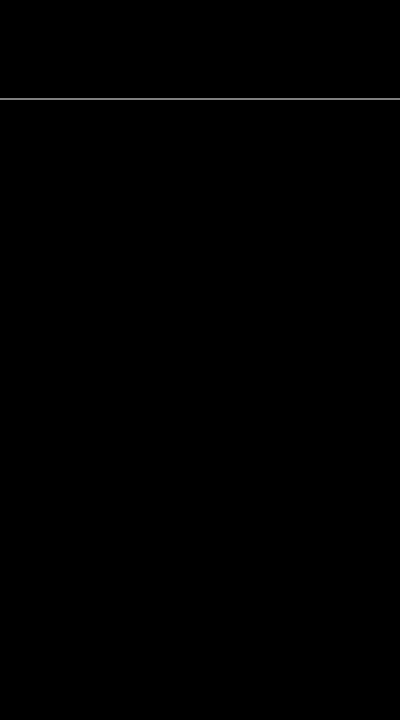
Frame 1 (no input)
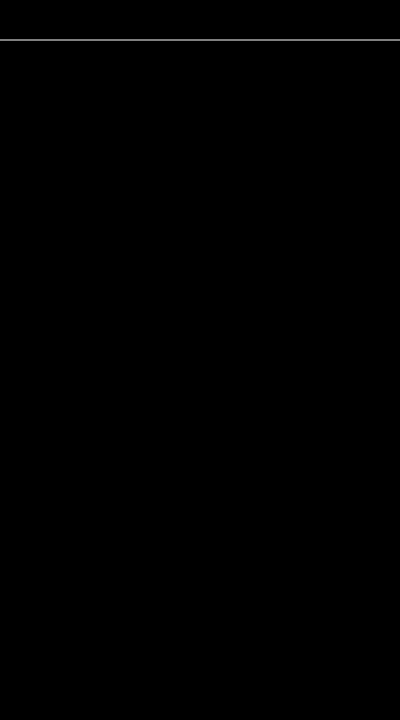
Frame 60 (no input)
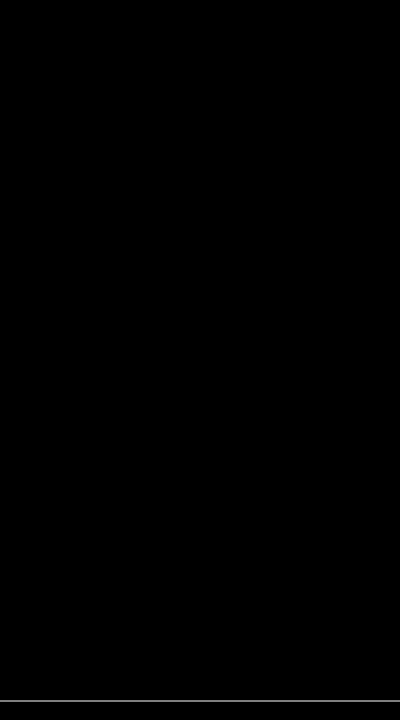
Frame 120 (the mouse pressed at the canvas centre since frame 60)

The p5.js sketch that drew these frames (run headless with seeded random() and noise() and a simulated clock; from frame 60 on, the mouse is pressed at the canvas centre):

// p5.js sketch
// ── sketch.js
var y = 100;

// The statements in the setup() function 
// execute once when the program begins
function setup() {
	// createCanvas must be the first statement
  createCanvas(400, 720);  
  stroke(255);     // Set line drawing color to white
  frameRate(30);
}
// The statements in draw() are executed until the 
// program is stopped. Each statement is executed in 
// sequence and after the last line is read, the first 
// line is executed again.
function draw() { 
  background(0);   // Set the background to black
  y = y - 1; 
  if (y < 0) { 
    y = height; 
  } 
  line(0, y, width, y);  
} 
// ── arkanoid.css
body{
    background-color: lightslategray;
}
#game
{
    margin: auto;
    width: 800px;

}
// ── arkanoid.js
function Paddle(x, y, width, height, color) {
    this.x = x;
	this.y = y;
	this.width = width;
	this.height = height;
	this.color = color;
};


function Ball(x, y, dx, dy, radius, speed, color) {
    this.x = x;
    this.y = y;
    this.dx = dx;
    this.dy = dy;
	this.radius = radius;
	this.speed = speed;
	this.color = color;
}

var BricksTypes = {
	DEFAULT : 1,
	ICE : 1,
	WOOD : 2,
	STONE : 3,
	IRON : 4,
	STEEL : 5
};

var BrickColors = {
	DEFAULT : "#70a1ff",
	ICE : "#70a1ff",
	WOOD : "#F79F1F",
	STONE : "#dcdde1",
	IRON : "#95afc0",
	STEEL : "#535c68"
};


function Brick(x, y, width, height, type) {
    this.x = x;
	this.y = y;
	this.width = width;
	this.height = height;
	this.lifes = type;
	this.color; 
	this.UpdateColor = function(){
		switch(this.lifes)
		{
			case 1: this.color=BrickColors.ICE;
				break;
			case 2: this.color=BrickColors.WOOD;
				break;
			case 3: this.color=BrickColors.STONE;
				break;
			case 4: this.color=BrickColors.IRON;
				break;
			case 5: this.color=BrickColors.STEEL;
				break;
			default: this.color=BrickColors.ICE;
				break;
		};
	};
	
    
    //czy punkt x y jest w danym bloku
    this.isPointInRect = function(x, y) {
		var xMin = this.x;
		var xMax = this.x + this.width;

		var yMin = this.y;
		var yMax = this.y + this.height;

		if(x<=xMax && x>=xMin)
		{
			if(y<=yMax && y>=yMin)
			{
				return true;
			}
		}
		return false;
	}
}

//zapelnij tablice blokami
function Bricks(hor_num, vert_num, brick_width, brick_height) {
	var bricks = new Array();
	for (var i = 0; i < vert_num; i++) {
		bricks[i] = new Array();
		for (var j = 0; j < hor_num; j++) {
			bricks[i][j] = new Brick(j * brick_width, i * brick_height, brick_width, brick_height, BricksTypes.WOOD);
			bricks[i][j].UpdateColor();
		}
	}
	return bricks;
}

//-----------------------------------------------------------------------------------------------------------
// Arkanoid Game class
//-----------------------------------------------------------------------------------------------------------
function ArkanoidGame() {


	this.timescale = 1.8;
	var PADDLE_WIDTH = 60;
	var PADDLE_HEIGHT = 10;
	var PADDLE_SPEED = 3;
	var PADDLE_COLOR = "#e67e22";
	var BALL_RADIUS = 5;
	var BALL_DEFAULT_SPEED = 3;
	var BALL_MAX_SPEED = 6;
	var BALL_COLOR = "#f1f2f6";
	var BRICK_WIDTH = 80;
	var BRICK_HEIGHT = 35;
	var BRICK_SCORE = 100;
	var width = 400, height = 720;

	this.level = 1;
	this.lifes = 3;
	this.score = 0;
	this.paddle = new Paddle(width / 2 - PADDLE_WIDTH / 2, height - 20, PADDLE_WIDTH, PADDLE_HEIGHT, PADDLE_COLOR);
	this.ball = new Ball(width / 2, height / 2, 0, -5, BALL_RADIUS, BALL_DEFAULT_SPEED, BALL_COLOR);
	this.gameOver = false;
	this.gameWin = false;
	this.gamePaused = false;
	this.bricks = new Bricks(8, 2, BRICK_WIDTH, BRICK_HEIGHT); 

	this.init = function() {
/* 		this.level = 0;
		this.lifes = 3;
		this.score = 0;
		this.gameOver = false;
		this.gameWin = false;
		this.gamePaused = false;
		this.initLevel(this.level); */
	}

    //dodaj bloki, ustaw im zycia
	this.initLevel = function(level) {
		switch (level) {
		}
	}

	this.drawPaddle = function(){
		fill(this.paddle.color);
		rect(this.paddle.x, this.paddle.y, this.paddle.width, this.paddle.height, 10);
	}

    //rysuj kulke
	this.drawBall = function() {
		fill(this.ball.color);
		ellipse(this.ball.x, this.ball.y,this.ball.radius, this.ball.radius);
	}

    //rysuj bloki
	this.drawBricks = function() {
		for (var i = 0; i < this.bricks.length; i++) {
			for (var j = 0; j < this.bricks[i].length; j++) {
				fill(this.bricks[i][j].color);
				if (this.bricks[i][j].lifes > 0)
					rect(this.bricks[i][j].x, this.bricks[i][j].y, this.bricks[i][j].width,this.bricks[i][j].height, 5);
			}
		}
	}

    //rysuj wszystko
	this.draw = function() {
		clear();
		fill("#a4b0be");
		background(200);
		this.drawPaddle();
		this.drawBall();
		this.drawBricks();
	}

	this.update = function() {
		// if (this.gamePaused || this.gameWin || this.gameOver) return;

		// update ball pos (velocity)
		this.ball.x += this.ball.dx * this.timescale;
		this.ball.y += this.ball.dy * this.timescale;
		// ball bounce from paddle
		if(this.ball.y >= this.paddle.y && this.ball.x >= this.paddle.x && this.ball.x <= this.paddle.x+this.paddle.width){
			this.ball.dy = -this.ball.dy;
		}

		// ball bounce from walls (with losing health from bottom)

		// ball bounce from bricks
		for (var i = 0; i < this.bricks.length; i++) {
			for (var j = 0; j < this.bricks[i].length; j++) {
				if (this.bricks[i][j].lifes > 0){
					//czy uderza w dolna scianke
					if(this.bricks[i][j].isPointInRect(this.ball.x, this.ball.y + this.ball.dy * this.timescale)){
						this.ball.dy = -this.ball.dy;
						this.bricks[i][j].lifes-=1;
						this.bricks[i][j].UpdateColor();
					}
				}
				// rect(this.bricks[i][j].x, this.bricks[i][j].y, this.bricks[i][j].width,this.bricks[i][j].height);
			}
		}
        //sprawdz czy koniec lvla, jesli takl to zacznij nowy lvl albo skoncz gre
	}




    // czy w bloku this.bricks[i,j] jest kulka 
	this.isBallIntersectBrick = function(i, j) {
	}

	this.togglePause = function() {
		this.gamePaused = !this.gamePaused;
	}

    //wiadomo
	this.movePaddleLeft = function() {
		this.paddle.x -= PADDLE_SPEED;
	}

    //wiadomo
	this.movePaddleRight = function() {
		this.paddle.x += PADDLE_SPEED;
	}

    //walidacja zeby nie wychodzilo za ekran
	this.setPaddlePos = function(x) {
		if (this.gamePaused || this.gameWin || this.gameOver) return;
		this.paddle.x =  constrain(x, 0, width - this.paddle.width);
	}

    
    //setup predkosci pileczki
	this.startGame = function() {
	}
};

//STEROWANIE

var game;

function setup() {
	createCanvas(400, 720);
	frameRate(60);
	game = new ArkanoidGame();
}

function draw() {
	game.update();
	game.draw();
	if (keyIsDown(RIGHT_ARROW)) {
		game.movePaddleRight();
	}
	if (keyIsDown(LEFT_ARROW)) {
		game.movePaddleLeft();
	}
	game.setPaddlePos(game.paddle.x);
}
